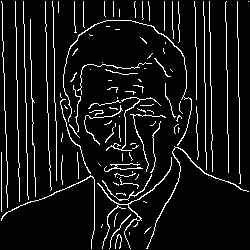
#> input picture diretoria_pprocessado/image100.png, 250 x 250 px, given in place of image81.png, which was not available
$ python varrerContornos.py
#> lines starting #> are read from the running program, lines starting #| are printed output that depends on the picture; after the words box and inside, x2 and y2 are one past the last pixel; in counts of white or black regions, pixels touching at a corner belong together; pictures that were not available may be replaced by others from this repository, and a replacement may not be noted
import cv2
import numpy as np
import json

# Create a dictionary to store contours for each image

def scale_contour(cnt, scale):
    M = cv2.moments(cnt)
    if M["m00"] != 0:
        cx = int(M["m10"] / M["m00"])
        cy = int(M["m01"] / M["m00"])
    else:
        # set values as what you need in the situation
        cx, cy = 0, 0

    cnt_norm = cnt - [cx, cy]
    cnt_scaled = cnt_norm * scale
    cnt_scaled = cnt_scaled + [cx, cy]
    cnt_scaled = cnt_scaled.astype(np.int32)

    return cnt_scaled

fixed_contour_length = 100

for j in range(81,121):
    # Load an image
    image_path = f'./diretoria_pprocessado/image{j}.png'
    image = cv2.imread(image_path)
#> image is the input picture: shape (250, 250, 3); 8.2% white in thin lines or dots
    gray = cv2.cvtColor(image, cv2.COLOR_BGR2GRAY)
#> gray: shape (250, 250); 8.2% white in thin lines or dots
    #print(j) #Só para não me perder nas imagens

    # Find contours in the grayscale image
    contours = cv2.findContours(gray, cv2.RETR_EXTERNAL, cv2.CHAIN_APPROX_SIMPLE)[0]
#> contours = 105 contours, 98 with area under 20; largest, box (x1, y1, x2, y2) and area: (97, 157, 172, 249) 82, (146, 146, 249, 249) 70, (63, 20, 192, 146) 60, (1, 175, 95, 249) 31, (102, 174, 152, 201) 30, (106, 97, 161, 151) 28, (60, 99, 91, 174) 20

    im_contours_dict = {
        "contornos": []
    }

    preprocessed_contours = []
    for contour in contours:
        leng = len(contour)
        if leng < fixed_contour_length:
            contour = cv2.approxPolyDP(contour, 0.02, closed=True)
            if leng < fixed_contour_length:
                contour = scale_contour(contour, 1.1)
        elif leng > fixed_contour_length:
            contour = cv2.approxPolyDP(contour, fixed_contour_length, closed=True)
        preprocessed_contours.append(contour)
        im_contours_dict["contornos"].append(contour.tolist())
#> this loop made 105 passes
#> (leng, cx in scale_contour, cy in scale_contour, cnt_norm in scale_contour, cnt_scaled in scale_contour) on passes 2, 12, 17, 19, 20, 23, 26: (2, 0, 0, [[129, 232], [129, 234]], [[141, 255], [141, 257]]), (1, 0, 0, [[117, 177]], [[128, 194]]), (2, 0, 0, [[132, 171], [132, 172]], [[145, 188], [145, 189]]), (2, 0, 0, [[98, 163], [100, 165]], [[107, 179], [110, 181]]), (1, 0, 0, [[137, 162]], [[150, 178]]), (2, 0, 0, [[122, 153], [122, 160]], [[134, 168], [134, 176]]), (2, 0, 0, [[1, 152], [1, 211]], [[1, 167], [1, 232]])
#> (leng, contour) on passes 13, 21, 27, 42, 55, 63: (159, [[94, 179], [1, 220]]), (210, [[171, 157], [102, 248]]), (232, [[248, 191], [146, 248]]), (105, [[130, 114]]), (109, [[160, 105]]), (2, [[118, 88], [122, 88]])
#> after the loop, preprocessed_contours = 105 contours, 102 with area under 20; largest, box (x1, y1, x2, y2) and area: (99, 172, 154, 202) 36, (58, 95, 92, 177) 24, (82, 103, 125, 146) 22


    # Define minimum and maximum area thresholds for filtering contours
    min_contour_area = 5  # Adjust this value as needed
    max_contour_area = 250  # Adjust this value as needed

    # Merge near contours and filter noisy contours
    contours_filtered = []

    for contour in preprocessed_contours:
        area = cv2.contourArea(contour)
        if min_contour_area <= area <= max_contour_area:
            contours_filtered.append(contour)
#> this loop made 105 passes
#> area on passes 14, 49, 54: 36, 21.5, 24
#> after the loop, contours_filtered = 21 contours, 18 with area under 20; largest, box (x1, y1, x2, y2) and area: (99, 172, 154, 202) 36, (58, 95, 92, 177) 24, (82, 103, 125, 146) 22


    # Create dictionaries to store contours for each category
    contours_dict = {
        "guardarContornoBoca": [],
        "guardarContornoNariz": [],
        "guardarContornoOlhoEsquerdo": [],
        "guardarContornoOlhoDireito": [],
        "guardarRostoCompleto": [],
        "guardarRuido": []
    }

    # Navigate through the specified range of contours
    exit_flag = -1
    q_flag = 0
    for i, contour in enumerate(contours_filtered):
        # Access and process a specific contour by its index (e.g., i)
        cv2.drawContours(image, [contour], -1, (0, 0, 255), 2)  # atual

        cv2.imshow(f'Contorno i, j: {i, j}', image)

        cv2.drawContours(image, [contour], -1, (0, 255, 0), 2)  # passado

        if q_flag == 1:
            contours_dict["guardarRuido"].append(contour.tolist())  # Convert to list
            continue

        key = cv2.waitKey(0)

        if key == ord('1'):
            contours_dict["guardarContornoBoca"].append(contour.tolist())  # Convert to list
            contours_dict["guardarRostoCompleto"].append(contour.tolist())  # Convert to list
        elif key == ord('2'):
            contours_dict["guardarContornoNariz"].append(contour.tolist())  # Convert to list
            contours_dict["guardarRostoCompleto"].append(contour.tolist())  # Convert to list
        elif key == ord('3'):
            contours_dict["guardarContornoOlhoEsquerdo"].append(contour.tolist())  # Convert to list
            contours_dict["guardarRostoCompleto"].append(contour.tolist())  # Convert to list
        elif key == ord('4'):
            contours_dict["guardarContornoOlhoDireito"].append(contour.tolist())  # Convert to list
            contours_dict["guardarRostoCompleto"].append(contour.tolist())  # Convert to list
        elif key == ord('q'):
            contours_dict["guardarRuido"].append(contour.tolist())  # Convert to list
            q_flag = 1
            continue
        elif key == ord('p'):
            exit_flag = 1
            break
        else:
            contours_dict["guardarRuido"].append(contour.tolist())  # Convert to list
#> this loop made 21 passes; (key q is pressed on pass 1)
#> q_flag on pass 1: 1
#> pass 1, `cv2.imshow(f'Contorno i, j: {i, j}', image)`:
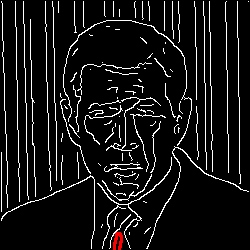
#> window 'Contorno i, j: (0, 81)': shape (250, 250, 3); mean B, G, R 20.8, 20.8, 21.3
#> pass 2, `cv2.imshow(f'Contorno i, j: {i, j}', image)`:
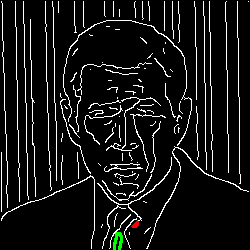
#> window 'Contorno i, j: (1, 81)': shape (250, 250, 3); mean B, G, R 20.7, 21.2, 20.9
#> after the loop:
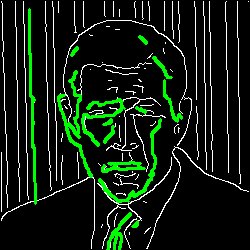
#> image: shape (250, 250, 3); 5.55% of pixels changed, all inside (x1, y1, x2, y2) = (28, 8, 183, 250)

    cv2.destroyAllWindows()

    with open(f'banco_destino_json/image{j}.json', 'w') as json_file:
        json.dump(im_contours_dict, json_file, indent=2)
    # Salva separadamente o json de labelling
    with open(f'banco_label/image{j}.json', 'w') as json_file:
        json.dump(contours_dict, json_file, indent=2)

    if exit_flag == 1:
        break
#> pass 2 of the loop `for j in range(81,121):`:
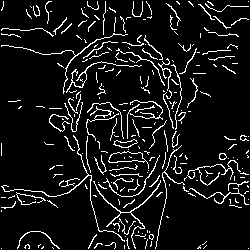
#> input picture diretoria_pprocessado/image106.png, 250 x 250 px, given in place of image82.png, which was not available
#> image is the input picture: shape (250, 250, 3); 8.6% white in thin lines or dots
#> gray: shape (250, 250); 8.6% white in thin lines or dots
#> contours = 252 contours, 238 with area under 20; largest, box (x1, y1, x2, y2) and area: (108, 151, 149, 169) 288, (113, 139, 138, 148) 106, (93, 180, 161, 249) 78, (1, 135, 125, 242) 50, (187, 160, 241, 186) 40
#> the loop `for contour in contours:` made 252 passes
#> (leng, cx in scale_contour, cy in scale_contour, cnt_norm in scale_contour, cnt_scaled in scale_contour) on passes 1 to 4: (1, 0, 0, [[248, 248]], [[272, 272]]), (1, 0, 0, [[1, 248]], [[1, 272]]), (2, 0, 0, [[52, 247], [53, 248]], [[57, 271], [58, 272]]), (4, 42, 247, [[1, -1], [-1, 1], [0, 1], [1, 0]], [[43, 245], [40, 248], [42, 248], [43, 247]])
#> the loop `for contour in preprocessed_contours:` made 252 passes
#> contour on passes 1 to 3: [[272, 272]], [[1, 272]], [[57, 271], [58, 272]]
#> the loop `for i, contour in enumerate(contours_filtered):` made 75 passes; (key Esc is pressed on pass 1)
#> after the loop `for i, contour in enumerate(contours_filtered):`:
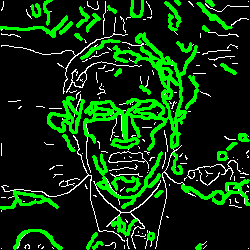
#> image: shape (250, 250, 3); 14.62% of pixels changed, all inside (x1, y1, x2, y2) = (0, 0, 250, 250)
#> (the run stopped early here; a loop or call above may not have finished)
